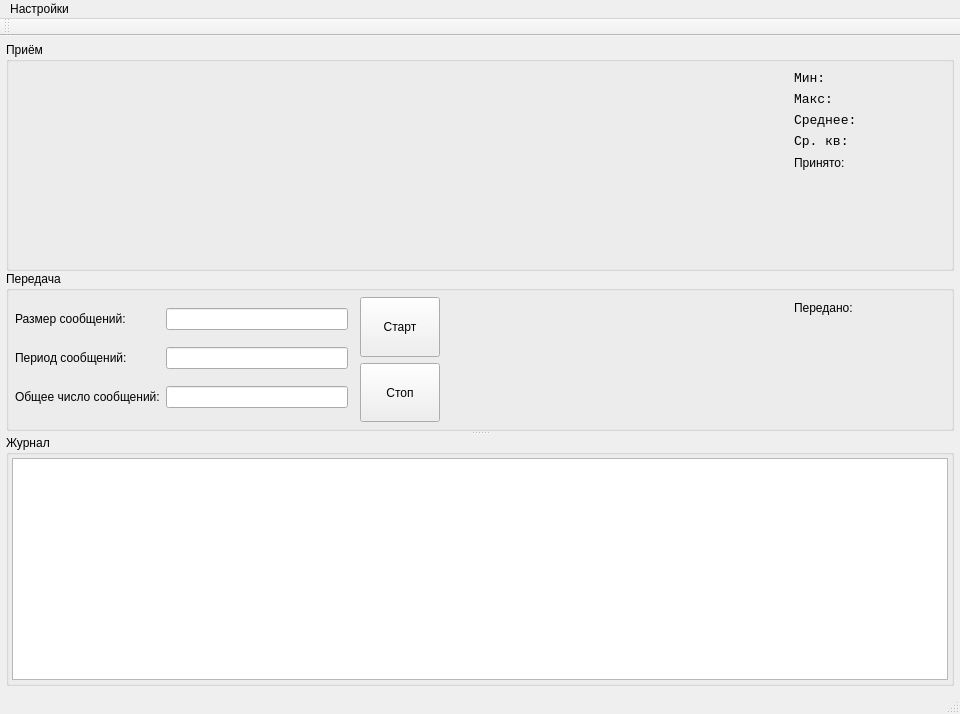
<?xml version="1.0" encoding="UTF-8"?>
<ui version="4.0">
 <class>MainWindow</class>
 <widget class="QMainWindow" name="MainWindow">
  <property name="geometry">
   <rect>
    <x>0</x>
    <y>0</y>
    <width>960</width>
    <height>714</height>
   </rect>
  </property>
  <property name="windowTitle">
   <string>Сетевая телеметрия</string>
  </property>
  <widget class="QWidget" name="centralWidget">
   <layout class="QVBoxLayout" name="verticalLayout_4">
    <property name="leftMargin">
     <number>6</number>
    </property>
    <property name="topMargin">
     <number>6</number>
    </property>
    <property name="rightMargin">
     <number>6</number>
    </property>
    <property name="bottomMargin">
     <number>6</number>
    </property>
    <item>
     <widget class="QSplitter" name="splitter">
      <property name="orientation">
       <enum>Qt::Vertical</enum>
      </property>
      <widget class="QWidget" name="widget" native="true">
       <layout class="QVBoxLayout" name="verticalLayout">
        <property name="spacing">
         <number>0</number>
        </property>
        <property name="leftMargin">
         <number>0</number>
        </property>
        <property name="topMargin">
         <number>0</number>
        </property>
        <property name="rightMargin">
         <number>0</number>
        </property>
        <property name="bottomMargin">
         <number>0</number>
        </property>
        <item>
         <widget class="QGroupBox" name="groupBox_2">
          <property name="title">
           <string>Приём</string>
          </property>
          <layout class="QHBoxLayout" name="horizontalLayout">
           <property name="leftMargin">
            <number>3</number>
           </property>
           <property name="topMargin">
            <number>3</number>
           </property>
           <property name="rightMargin">
            <number>3</number>
           </property>
           <property name="bottomMargin">
            <number>3</number>
           </property>
           <item>
            <widget class="QCustomPlot" name="plotWidget" native="true">
             <property name="sizePolicy">
              <sizepolicy hsizetype="Expanding" vsizetype="Expanding">
               <horstretch>0</horstretch>
               <verstretch>0</verstretch>
              </sizepolicy>
             </property>
             <property name="minimumSize">
              <size>
               <width>0</width>
               <height>200</height>
              </size>
             </property>
            </widget>
           </item>
           <item>
            <widget class="QWidget" name="widget_2" native="true">
             <property name="maximumSize">
              <size>
               <width>160</width>
               <height>16777215</height>
              </size>
             </property>
             <layout class="QVBoxLayout" name="verticalLayout_7">
              <property name="spacing">
               <number>0</number>
              </property>
              <property name="leftMargin">
               <number>3</number>
              </property>
              <property name="topMargin">
               <number>3</number>
              </property>
              <property name="rightMargin">
               <number>3</number>
              </property>
              <property name="bottomMargin">
               <number>3</number>
              </property>
              <item>
               <layout class="QGridLayout" name="gridLayout">
                <property name="leftMargin">
                 <number>3</number>
                </property>
                <property name="topMargin">
                 <number>3</number>
                </property>
                <property name="rightMargin">
                 <number>3</number>
                </property>
                <property name="bottomMargin">
                 <number>3</number>
                </property>
                <item row="1" column="0">
                 <widget class="QLabel" name="label_2">
                  <property name="font">
                   <font>
                    <family>Courier New</family>
                    <pointsize>10</pointsize>
                   </font>
                  </property>
                  <property name="text">
                   <string>Макс:</string>
                  </property>
                 </widget>
                </item>
                <item row="3" column="1">
                 <widget class="QLabel" name="stdDevLabel">
                  <property name="sizePolicy">
                   <sizepolicy hsizetype="Expanding" vsizetype="Preferred">
                    <horstretch>0</horstretch>
                    <verstretch>0</verstretch>
                   </sizepolicy>
                  </property>
                  <property name="font">
                   <font>
                    <family>Courier New</family>
                    <pointsize>10</pointsize>
                   </font>
                  </property>
                  <property name="text">
                   <string/>
                  </property>
                  <property name="alignment">
                   <set>Qt::AlignRight|Qt::AlignTrailing|Qt::AlignVCenter</set>
                  </property>
                 </widget>
                </item>
                <item row="2" column="1">
                 <widget class="QLabel" name="meanLabel">
                  <property name="sizePolicy">
                   <sizepolicy hsizetype="Expanding" vsizetype="Preferred">
                    <horstretch>0</horstretch>
                    <verstretch>0</verstretch>
                   </sizepolicy>
                  </property>
                  <property name="font">
                   <font>
                    <family>Courier New</family>
                    <pointsize>10</pointsize>
                   </font>
                  </property>
                  <property name="text">
                   <string/>
                  </property>
                  <property name="alignment">
                   <set>Qt::AlignRight|Qt::AlignTrailing|Qt::AlignVCenter</set>
                  </property>
                 </widget>
                </item>
                <item row="1" column="1">
                 <widget class="QLabel" name="maxLabel">
                  <property name="sizePolicy">
                   <sizepolicy hsizetype="Expanding" vsizetype="Preferred">
                    <horstretch>0</horstretch>
                    <verstretch>0</verstretch>
                   </sizepolicy>
                  </property>
                  <property name="font">
                   <font>
                    <family>Courier New</family>
                    <pointsize>10</pointsize>
                   </font>
                  </property>
                  <property name="text">
                   <string/>
                  </property>
                  <property name="alignment">
                   <set>Qt::AlignRight|Qt::AlignTrailing|Qt::AlignVCenter</set>
                  </property>
                 </widget>
                </item>
                <item row="4" column="1">
                 <widget class="QLabel" name="receivedLabel">
                  <property name="sizePolicy">
                   <sizepolicy hsizetype="Expanding" vsizetype="Preferred">
                    <horstretch>0</horstretch>
                    <verstretch>0</verstretch>
                   </sizepolicy>
                  </property>
                  <property name="font">
                   <font>
                    <family>Courier New</family>
                    <pointsize>10</pointsize>
                   </font>
                  </property>
                  <property name="text">
                   <string/>
                  </property>
                  <property name="alignment">
                   <set>Qt::AlignRight|Qt::AlignTrailing|Qt::AlignVCenter</set>
                  </property>
                 </widget>
                </item>
                <item row="0" column="1">
                 <widget class="QLabel" name="minLabel">
                  <property name="sizePolicy">
                   <sizepolicy hsizetype="Expanding" vsizetype="Preferred">
                    <horstretch>0</horstretch>
                    <verstretch>0</verstretch>
                   </sizepolicy>
                  </property>
                  <property name="font">
                   <font>
                    <family>Courier New</family>
                    <pointsize>10</pointsize>
                   </font>
                  </property>
                  <property name="text">
                   <string/>
                  </property>
                  <property name="alignment">
                   <set>Qt::AlignRight|Qt::AlignTrailing|Qt::AlignVCenter</set>
                  </property>
                 </widget>
                </item>
                <item row="4" column="0">
                 <widget class="QLabel" name="label_5">
                  <property name="text">
                   <string>Принято:</string>
                  </property>
                 </widget>
                </item>
                <item row="3" column="0">
                 <widget class="QLabel" name="label_4">
                  <property name="font">
                   <font>
                    <family>Courier New</family>
                    <pointsize>10</pointsize>
                   </font>
                  </property>
                  <property name="text">
                   <string>Ср. кв:</string>
                  </property>
                 </widget>
                </item>
                <item row="2" column="0">
                 <widget class="QLabel" name="label_3">
                  <property name="font">
                   <font>
                    <family>Courier New</family>
                    <pointsize>10</pointsize>
                   </font>
                  </property>
                  <property name="text">
                   <string>Среднее:</string>
                  </property>
                 </widget>
                </item>
                <item row="0" column="0">
                 <widget class="QLabel" name="label">
                  <property name="font">
                   <font>
                    <family>Courier New</family>
                    <pointsize>10</pointsize>
                   </font>
                  </property>
                  <property name="text">
                   <string>Мин:</string>
                  </property>
                 </widget>
                </item>
               </layout>
              </item>
              <item>
               <spacer name="verticalSpacer_2">
                <property name="orientation">
                 <enum>Qt::Vertical</enum>
                </property>
                <property name="sizeHint" stdset="0">
                 <size>
                  <width>20</width>
                  <height>40</height>
                 </size>
                </property>
               </spacer>
              </item>
             </layout>
            </widget>
           </item>
          </layout>
         </widget>
        </item>
        <item>
         <widget class="QGroupBox" name="groupBox">
          <property name="title">
           <string>Передача</string>
          </property>
          <layout class="QHBoxLayout" name="horizontalLayout_2">
           <property name="leftMargin">
            <number>3</number>
           </property>
           <property name="topMargin">
            <number>3</number>
           </property>
           <property name="rightMargin">
            <number>3</number>
           </property>
           <property name="bottomMargin">
            <number>3</number>
           </property>
           <item>
            <layout class="QGridLayout" name="gridLayout_3">
             <property name="leftMargin">
              <number>3</number>
             </property>
             <property name="topMargin">
              <number>3</number>
             </property>
             <property name="rightMargin">
              <number>3</number>
             </property>
             <property name="bottomMargin">
              <number>3</number>
             </property>
             <item row="1" column="0">
              <widget class="QLabel" name="label_8">
               <property name="text">
                <string>Размер сообщений:</string>
               </property>
              </widget>
             </item>
             <item row="3" column="0">
              <widget class="QLabel" name="label_9">
               <property name="text">
                <string>Общее число сообщений:</string>
               </property>
              </widget>
             </item>
             <item row="2" column="0">
              <widget class="QLabel" name="label_6">
               <property name="text">
                <string>Период сообщений:</string>
               </property>
              </widget>
             </item>
             <item row="1" column="1">
              <widget class="QLineEdit" name="messageSizeEdit">
               <property name="placeholderText">
                <string/>
               </property>
              </widget>
             </item>
             <item row="2" column="1">
              <widget class="QLineEdit" name="messageIntervalEdit">
               <property name="placeholderText">
                <string/>
               </property>
              </widget>
             </item>
             <item row="3" column="1">
              <widget class="QLineEdit" name="messageCountEdit">
               <property name="placeholderText">
                <string/>
               </property>
              </widget>
             </item>
            </layout>
           </item>
           <item>
            <layout class="QVBoxLayout" name="verticalLayout_3">
             <property name="leftMargin">
              <number>3</number>
             </property>
             <property name="topMargin">
              <number>3</number>
             </property>
             <property name="rightMargin">
              <number>3</number>
             </property>
             <property name="bottomMargin">
              <number>3</number>
             </property>
             <item>
              <widget class="QPushButton" name="startButton">
               <property name="sizePolicy">
                <sizepolicy hsizetype="Minimum" vsizetype="Expanding">
                 <horstretch>0</horstretch>
                 <verstretch>0</verstretch>
                </sizepolicy>
               </property>
               <property name="text">
                <string>Старт</string>
               </property>
              </widget>
             </item>
             <item>
              <widget class="QPushButton" name="stopButton">
               <property name="sizePolicy">
                <sizepolicy hsizetype="Minimum" vsizetype="Expanding">
                 <horstretch>0</horstretch>
                 <verstretch>0</verstretch>
                </sizepolicy>
               </property>
               <property name="text">
                <string>Стоп</string>
               </property>
              </widget>
             </item>
            </layout>
           </item>
           <item>
            <spacer name="horizontalSpacer">
             <property name="orientation">
              <enum>Qt::Horizontal</enum>
             </property>
             <property name="sizeHint" stdset="0">
              <size>
               <width>40</width>
               <height>20</height>
              </size>
             </property>
            </spacer>
           </item>
           <item>
            <widget class="QWidget" name="widget_3" native="true">
             <property name="maximumSize">
              <size>
               <width>160</width>
               <height>16777215</height>
              </size>
             </property>
             <layout class="QVBoxLayout" name="verticalLayout_8">
              <property name="spacing">
               <number>0</number>
              </property>
              <property name="leftMargin">
               <number>3</number>
              </property>
              <property name="topMargin">
               <number>3</number>
              </property>
              <property name="rightMargin">
               <number>3</number>
              </property>
              <property name="bottomMargin">
               <number>3</number>
              </property>
              <item>
               <layout class="QGridLayout" name="gridLayout_2">
                <property name="leftMargin">
                 <number>3</number>
                </property>
                <property name="topMargin">
                 <number>3</number>
                </property>
                <property name="rightMargin">
                 <number>3</number>
                </property>
                <property name="bottomMargin">
                 <number>3</number>
                </property>
                <item row="0" column="0">
                 <widget class="QLabel" name="label_7">
                  <property name="text">
                   <string>Передано:</string>
                  </property>
                 </widget>
                </item>
                <item row="0" column="1">
                 <widget class="QLabel" name="sentLabel">
                  <property name="sizePolicy">
                   <sizepolicy hsizetype="Expanding" vsizetype="Preferred">
                    <horstretch>0</horstretch>
                    <verstretch>0</verstretch>
                   </sizepolicy>
                  </property>
                  <property name="font">
                   <font>
                    <family>Courier New</family>
                    <pointsize>10</pointsize>
                   </font>
                  </property>
                  <property name="text">
                   <string/>
                  </property>
                  <property name="alignment">
                   <set>Qt::AlignRight|Qt::AlignTrailing|Qt::AlignVCenter</set>
                  </property>
                 </widget>
                </item>
               </layout>
              </item>
              <item>
               <spacer name="verticalSpacer_3">
                <property name="orientation">
                 <enum>Qt::Vertical</enum>
                </property>
                <property name="sizeHint" stdset="0">
                 <size>
                  <width>20</width>
                  <height>40</height>
                 </size>
                </property>
               </spacer>
              </item>
             </layout>
            </widget>
           </item>
          </layout>
         </widget>
        </item>
       </layout>
      </widget>
      <widget class="QGroupBox" name="groupBox_3">
       <property name="title">
        <string>Журнал</string>
       </property>
       <layout class="QVBoxLayout" name="verticalLayout_5">
        <property name="leftMargin">
         <number>3</number>
        </property>
        <property name="topMargin">
         <number>3</number>
        </property>
        <property name="rightMargin">
         <number>3</number>
        </property>
        <property name="bottomMargin">
         <number>3</number>
        </property>
        <item>
         <widget class="QTextBrowser" name="logBrowser"/>
        </item>
       </layout>
      </widget>
     </widget>
    </item>
   </layout>
  </widget>
  <widget class="QMenuBar" name="menuBar">
   <property name="geometry">
    <rect>
     <x>0</x>
     <y>0</y>
     <width>960</width>
     <height>20</height>
    </rect>
   </property>
   <widget class="QMenu" name="menu">
    <property name="title">
     <string>Настройки</string>
    </property>
    <addaction name="action"/>
   </widget>
   <addaction name="menu"/>
  </widget>
  <widget class="QToolBar" name="mainToolBar">
   <attribute name="toolBarArea">
    <enum>TopToolBarArea</enum>
   </attribute>
   <attribute name="toolBarBreak">
    <bool>false</bool>
   </attribute>
  </widget>
  <widget class="QStatusBar" name="statusBar"/>
  <action name="action">
   <property name="text">
    <string>Редактировать</string>
   </property>
  </action>
 </widget>
 <layoutdefault spacing="6" margin="11"/>
 <customwidgets>
  <customwidget>
   <class>QCustomPlot</class>
   <extends>QWidget</extends>
   <header>qcustomplot.h</header>
   <container>1</container>
  </customwidget>
 </customwidgets>
 <resources/>
 <connections/>
</ui>
